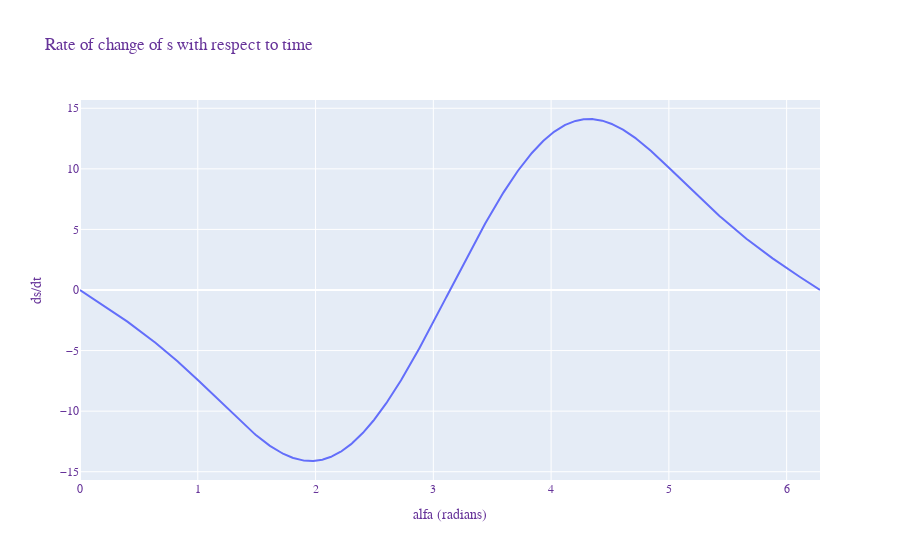

The notebook cell saved with this chart:
### Code cell
import numpy as np
from sympy import symbols, sin, cos, lambdify, asin, pi, sqrt
import plotly.graph_objects as go

# Define the symbolic variable alfa
alfa = symbols('alfa')

# Define the lengths l2 and l3
l2 = 4
l3 = 8

# Define beta in terms of alfa
beta_expr = asin(sin(alfa)/2) + pi

# Define s in terms of alfa using the given equations
s_expr = l2 * cos(alfa) + l3 * cos(beta_expr)

# Derivative of s with respect to alfa
ds_dalfa = s_expr.diff(alfa)

# Given value for omega
omega = pi

# Derivative of s with respect to time using the chain rule
ds_dt_symbolic = ds_dalfa * omega

def plot_ds_dt_with_plotly(l2, l3, omega):
    # Convert symbolic expression for ds/dt to a function
    ds_dt_function = lambdify(alfa, ds_dt_symbolic, "numpy")
    
    # Generate alfa values and evaluate function
    alfa_values = np.linspace(0, 2*np.pi, 1000)
    ds_dt_values = ds_dt_function(alfa_values)

    # Plotting with Plotly
    fig = go.Figure()
    fig.add_trace(go.Scatter(x=alfa_values, y=ds_dt_values, mode='lines', name='ds/dt'))
    fig.update_layout(
        title="Rate of change of s with respect to time",
        xaxis_title="alfa (radians)",
        yaxis_title="ds/dt",
        legend_title="Legend",
        font=dict(family="Courier New, monospace", size=12, color="RebeccaPurple")
    )
    fig.show()

# To execute and see the plot:
plot_ds_dt_with_plotly(4, 8, pi)

### Figure 1 — Plotly figure (JSON) as saved in the notebook; plotly's stock layout.template omitted (floating-point values rounded to 4 significant figures; data arrays with more than 128 entries replaced by an {"elided": "..."} marker saying what was removed)
{"data": [{"mode": "lines", "name": "ds/dt", "type": "scatter", "x": {"elided": "1000 float values"}, "y": {"elided": "1000 float values"}}], "layout": {"font": {"color": "RebeccaPurple", "family": "Courier New, monospace", "size": 12}, "legend": {"title": {"text": "Legend"}}, "title": {"text": "Rate of change of s with respect to time"}, "xaxis": {"title": {"text": "alfa (radians)"}}, "yaxis": {"title": {"text": "ds/dt"}}}}
